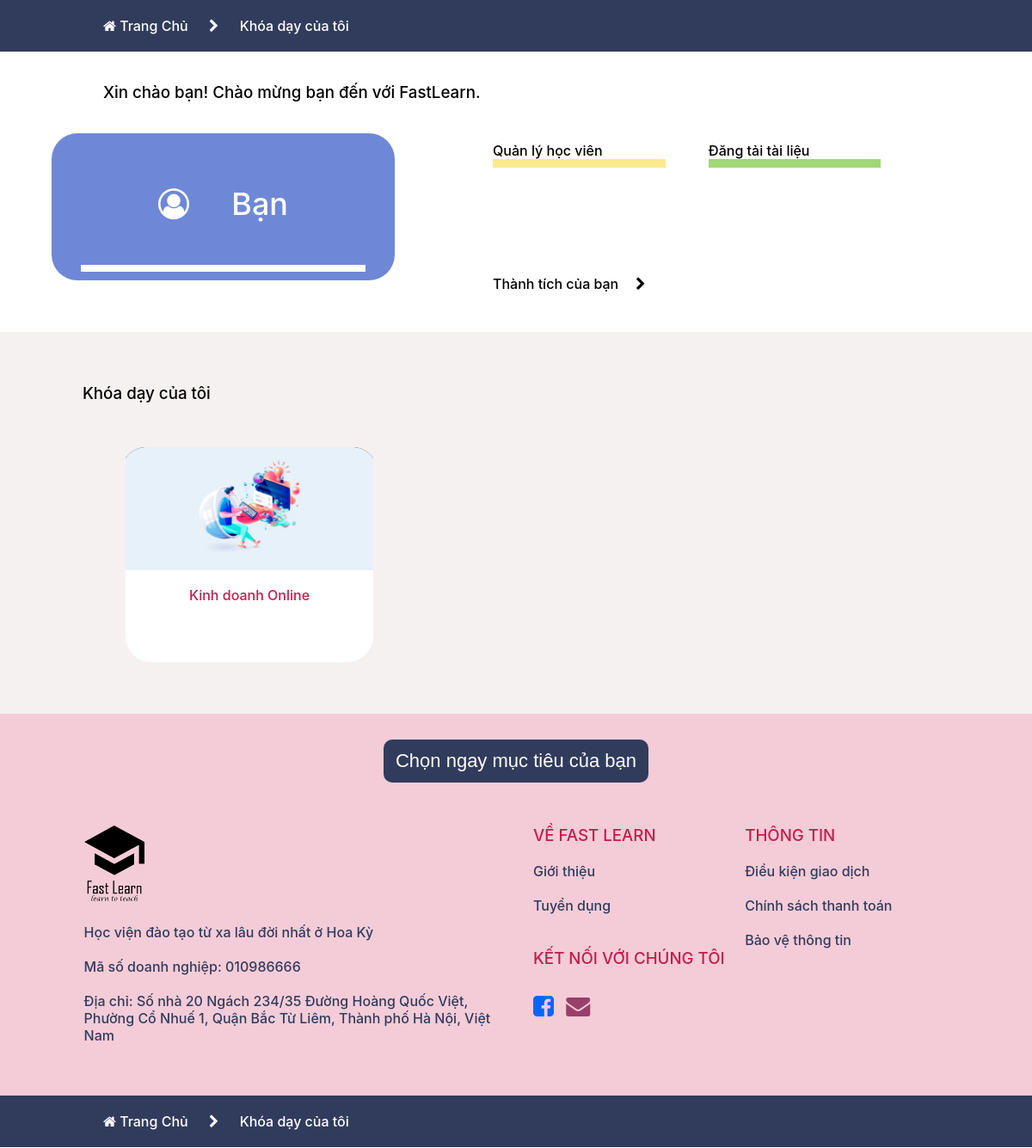
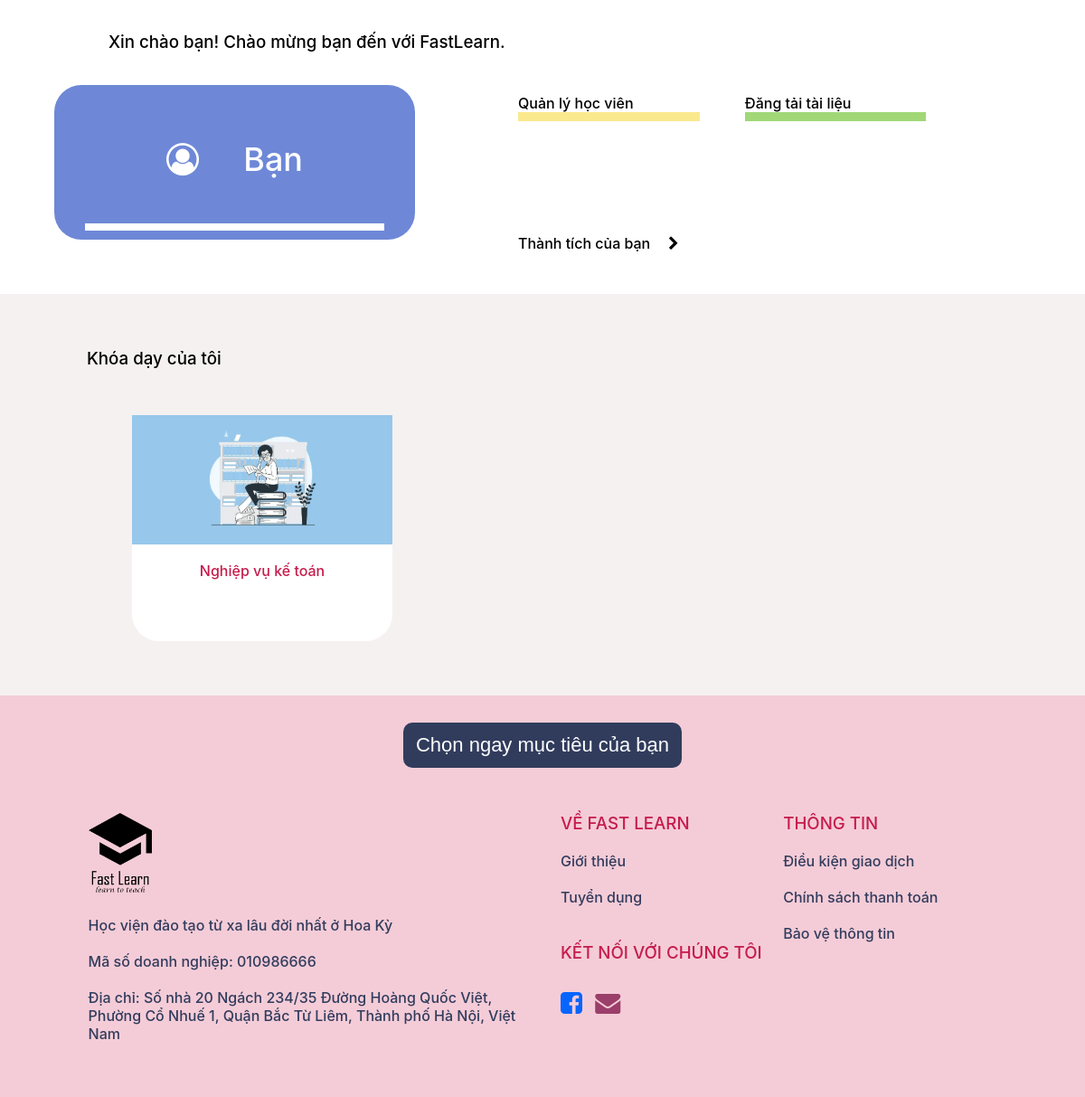
Page /Teacher/khoadaycuatoi.php on the committed database (2 pictures, top to bottom).
### tables this page shows
CREATE TABLE IF NOT EXISTS `sv_gv_kh` (
  `maSinhVien` int NOT NULL,
  `maGiangVien` int NOT NULL,
  `maKhoaHoc` int NOT NULL,
  KEY `maGiangVien` (`maGiangVien`,`maKhoaHoc`),
  KEY `maSinhVien` (`maSinhVien`),
  KEY `maKhoaHoc` (`maKhoaHoc`)
);

CREATE TABLE IF NOT EXISTS `khoahoc` (
  `maKhoaHoc` int NOT NULL AUTO_INCREMENT,
  `tenKhoaHoc` varchar(50) NOT NULL,
  `hocPhi` varchar(100) NOT NULL,
  `noiDung` varchar(255) NOT NULL,
  `anh` varchar(255) NOT NULL,
  `maNganh` int NOT NULL,
  `idND` int NOT NULL,
  PRIMARY KEY (`maKhoaHoc`),
  KEY `maNganh` (`maNganh`),
  KEY `idND` (`idND`)
);

### Teacher/khoadaycuatoi.php (the view, shortened to what this page needs)
<?php
global $conn;
function get_all_ba()
{
    global $conn;
    $sql = "SELECT * FROM sv_gv_kh
    JOIN giangvien ON giangvien.maGiangVien=sv_gv_kh.maGiangVien
    JOIN khoahoc ON khoahoc.maKhoaHoc=sv_gv_kh.maKhoaHoc
    WHERE 1";
    $stmt = $conn->prepare($sql);
    $stmt->execute();
    $stmt ->setFetchMode(PDO::FETCH_ASSOC);
    $result = $stmt->fetchAll();
    return $result;
}
$sv = get_all_ba();
?>
<!DOCTYPE html>
<html lang="en">
<head>
    <link rel="stylesheet" href="https://cdnjs.cloudflare.com/ajax/libs/font-awesome/4.7.0/css/font-awesome.min.css">
    <link rel="stylesheet" href="chung.css">
    <link rel="stylesheet" href="khoadaycuatoi.css">
</head>
<body>
<?php foreach ($sv as $item) { ?>
    <div class="tre">
        <div style="padding: 20px 10%; background-color: var(--color3); color: white;">
            <a style="color: white;" href="#"><i class="fa fa-home" aria-hidden="true"></i> Trang Chủ</a> <i style="margin: 0 20px;" class="fa fa-chevron-right" aria-hidden="true"></i> Khóa dạy của tôi
        </div>
    </div>
    <div>
<div style="padding: 3% 10%;">
            <div><h3>Xin chào bạn! Chào mừng bạn đến với FastLearn.</h3> </div>
        </div>
        <div>
            <div class="hang">
                <div class="cot1" >
                    <div style="border-bottom: 8px solid white; color: white; font-size: 36px; padding: 15% 20%;">
                        <i style="margin-right: 20% ;" class="fa fa-user-circle-o" aria-hidden="true"></i>  <b>        Bạn</b>
                    </div>
                </div>
                <div class="cot2">
                    <div class="roww">
                        <div class="col">
                            <div style="border-bottom: 10px solid #FBE98D; margin-right: 20%;">Quản lý học viên </div>
                            <div style="margin-top: 50%;">Thành tích của bạn<i style="margin: 0 20px;" class="fa fa-chevron-right" aria-hidden="true"></i></div>
                        </div>
                        <div class="col">
                            <div style="border-bottom: 10px solid #A1D776; margin-right: 20%;">Đăng tải tài liệu</div>
                        </div>
                    </div>
                </div>
            </div>
        </div>
    </div>
    <div style="background-color: #F5F1F1 ; padding: 5% 8%;">
        <h3>Khóa dạy của tôi</h3>
        <div class="dad">
            <a href="#"><div class="son" style="margin-right: 5%; height: 250px;text-align: center;">
            <img src="../anh/<?php echo $item['anh']; ?>" alt="" width="100%" height="auto">
                <div style="color
                : var(--color5); padding-top: 5%; "><?php echo $item['tenKhoaHoc']; ?></div>
            </div></a>
        </div>
    </div>
    <div class="footer">
        <button>Chọn ngay mục tiêu của bạn</button>
        <div class="nhom" >
            <div class="pt">
                <img src="anh/logo.png" alt="" width="70" height="auto">
                <div style="margin-top: 20px;">Học viện đào tạo từ xa lâu đời nhất ở Hoa Kỳ</div>
                <div style="margin-top: 20px;">Mã số doanh nghiệp: 010986666</div>
                <div style="margin-top: 20px;">Địa chỉ: Số nhà 20 Ngách 234/35 Đường Hoàng Quốc Việt,
                    Phường Cổ Nhuế 1, Quận Bắc Từ Liêm, Thành phố Hà Nội, Việt Nam</div>
            </div>
            <div class="pt">
                <div class="dt">
                    <h3>VỀ FAST LEARN</h3><br>
                    <a href="#about"><p>Giới thiệu</p></a><br>
                    <a href="#"><p>Tuyển dụng</p></a><br>
                    <br>
                    <h3 style="margin-bottom: 10px;">KẾT NỐI VỚI CHÚNG TÔI</h3><br>
                    <span><a href="#"><i style="color:#0765FF; font-size: 28px;" class="fa fa-facebook-square" aria-hidden="true"></i></a></span>
                    <span><a href="#"><i style="color:#9A3E6A;font-size: 28px;" class="fa fa-envelope" aria-hidden="true"></i></a></span>
                </div>
                <div class="dt">
                    <h3>THÔNG TIN</h3><br>
                    <a href="#about"><p>Điều kiện giao dịch</p></a><br>
                    <a href="#"><p>Chính sách thanh toán</p></a><br>
                    <a href="#"><p>Bảo vệ thông tin</p></a>
                    <br>
                </div>
            </div>
        </div>
    </div>
    <?php } ?>
</body>
</html>

### Teacher/chung.css (style rules this page uses)
body { padding: 0; margin: 0; font-family: Inter Medium; }
a { text-decoration: none; }
* { margin: 0; padding: 0; box-sizing: border-box; }
:root { --color1: #F4CCD7; --color2: #FBDBE4; --color3: #313C5D; --color4: #FFF8F8; --color5: #C51C4C; }
.footer button { width: 30%; height: 50px; border: none; background-color: var(--color3); text-align: center; border-radius: 10px; font-size: 22px; color: white; margin: 30px 0; }
.nhom::after { content: ""; display: table; clear: both; }
.pt { width: 50%; float: left; text-align: left; padding: 10px; }
.footer { background-color: var(--color1); text-align: center; padding: 0 7.3%; }
.pt::after { content: ""; display: table; clear: both; max-width: 100%; }
.dt { width: 50%; float: left; padding: 0 10px }
.nhom { padding: 10px 0 50px 0; }
.dt p { color: var(--color3); }
.dt h3 { color: var(--color5); }
.pt div { color: var(--color3); }
.dt span { margin: 20px 10px 0 0; }

### Teacher/khoadaycuatoi.css (style rules this page uses)
.hang::after { content: ""; display: table; clear: both; max-width: 100%; }
.cot1 { width: 35%; float: left; margin-right: 10%; background-color: #6E88D7; text-align: center; padding: 10px 3%; border-radius: 30px; }
.cot2 { width: 55%; float: left; padding: 10px 0; }
.hang { padding: 0 0 3% 5%; }
.col { width: 40%; float: left; }
.dad::after { content: ""; display: table; clear: both; max-width: 100%; }
.son { width: 30%; float: left; border-radius: 30px; background-color: white; }
.son img { width: 100%; height: auto; }
.dad { padding: 5% 0 0 5%; }

### rows in the picture
sv_gv_kh: maKhoaHoc.anh (picture), maKhoaHoc.tenKhoaHoc "Kinh doanh Online"
sv_gv_kh: maKhoaHoc.anh (picture), maKhoaHoc.tenKhoaHoc "Nghiệp vụ kế toán"
